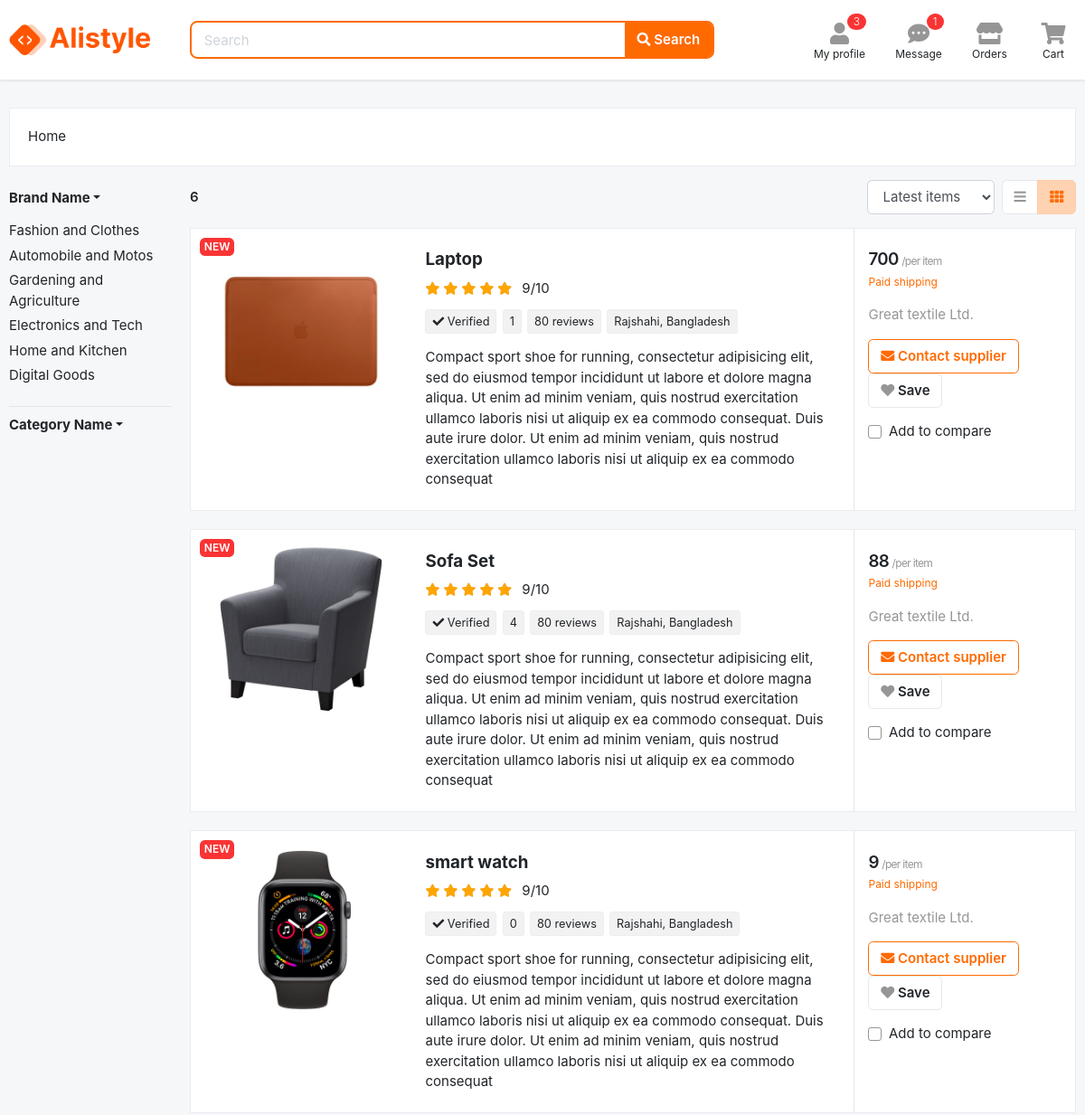
Before: /store/electronics-and-tech/great-items/ (upper part) with the older database file.
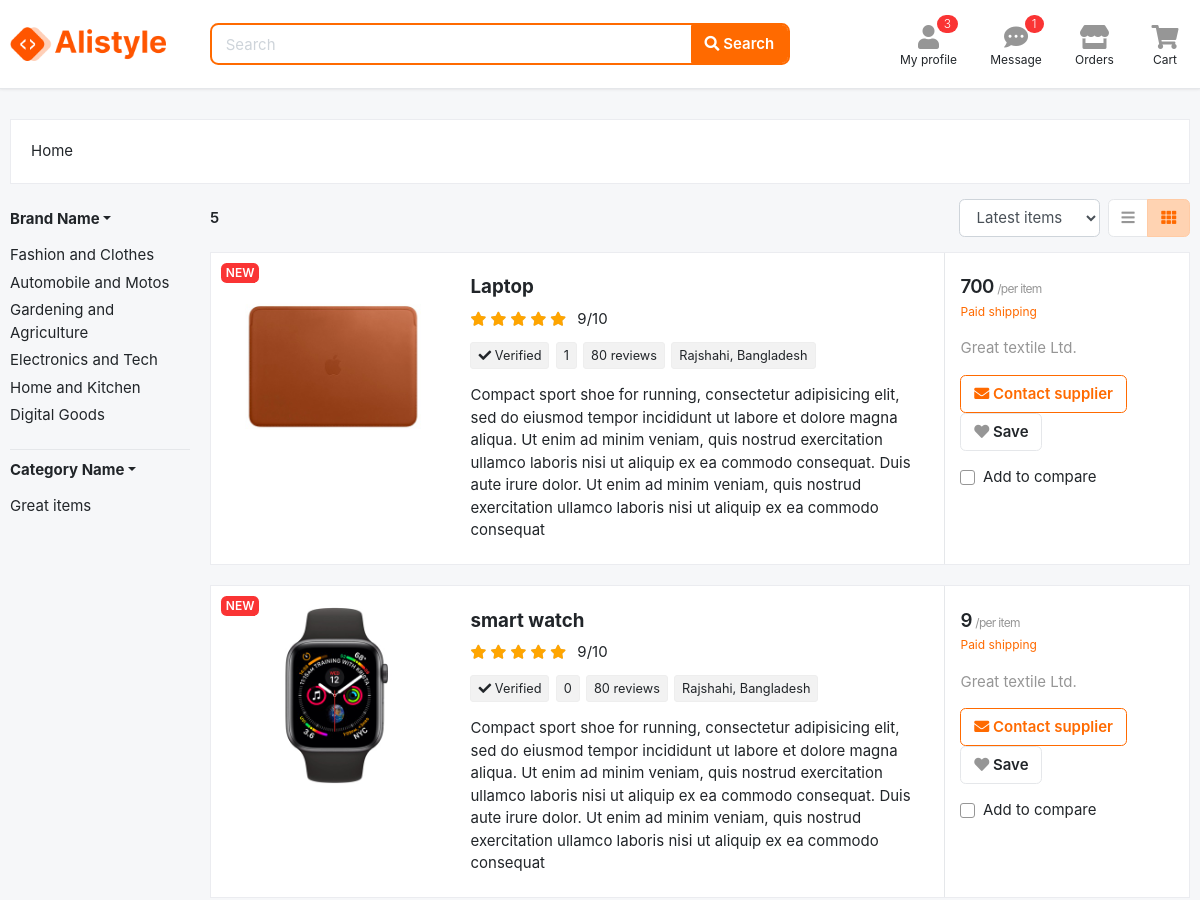
After: the same page with the newer database file.
### app_brands/models.py (models this page shows, shortened)
class Brand(models.Model):
    brand_name = models.CharField(max_length=255,unique=True)
    slug = models.SlugField(unique=True)
    def get_url(self):
        return reverse("products_by_brand", args =[self.slug])

### app_product_store/models.py (models this page shows, shortened)
class Product(models.Model):
    product_name = models.CharField(max_length=255,unique=True)
    slug = models.SlugField(unique=True)
    image = models.ImageField(upload_to="photos/app_product",blank=True)
    brand = models.ForeignKey(Brand,on_delete=models.CASCADE)
    category = models.ForeignKey(Category,on_delete=models.CASCADE)
    stock = models.IntegerField()
    import_from = models.CharField(max_length=200)
    price = models.IntegerField()
    manufacture = models.CharField(max_length=255)
    is_available = models.BooleanField(default=True)
    offers = models.BooleanField(default=False)
    warrenty = models.IntegerField()
    offer_precentage = models.IntegerField()
    delivery_time = models.CharField(max_length=200,blank=True)
    img1 = models.ImageField(upload_to="photos/app_product",blank=True)
    img2 = models.ImageField(upload_to="photos/app_product",blank=True)
    img3 = models.ImageField(upload_to="photos/app_product",blank=True)
    img4 = models.ImageField(upload_to="photos/app_product",blank=True)
    desc = models.TextField()
    created_date = models.DateTimeField(auto_now_add=True)
    modified_date = models.DateTimeField(auto_now_add=True)
    def get_url(self):
        return reverse('product_details', args=[self.brand.slug, self.category.slug, self.slug])

### app_subcategory/models.py (models this page shows, shortened)
class Category(models.Model):
    category_name = models.CharField(max_length=255,unique=True)
    slug = models.SlugField(unique=True)
    image = models.ImageField(upload_to="photos/app_category")
    brand = models.ForeignKey(Brand,on_delete=models.CASCADE,null=True)
    is_trending = models.BooleanField(default=True)
    is_popular = models.BooleanField(default=True)
    class Meta:
        verbose_name ='category'
        verbose_name_plural = 'categories'
    def get_url(self):
        return reverse("products_by_b_c", args =[self.brand.slug, self.slug])

### app_product_store/views.py (the view)
# urls.py: path("store/",include("app_product_store.urls")),
def store(request, brand_slug=None, category_slug=None):
    products = None
    categories = None
    brands = None
    if category_slug != None:
        categories = get_object_or_404(Category, slug = category_slug)
        brands = get_object_or_404(Brand, slug = brand_slug)
        products = Product.objects.filter(category = categories, is_available= True)
        cat_by_brand = Category.objects.filter(brand = brands)
        product_count = products.count()
    elif brand_slug !=None:
        brands = get_object_or_404(Brand, slug = brand_slug)
        products = Product.objects.filter(brand = brands, is_available= True)
        cat_by_brand = Category.objects.filter(brand = brands)
        product_count = products.count()
    else:
        products = Product.objects.all().filter(is_available=True).order_by("-modified_date")
        cat_by_brand = Category.objects.all()[:0]
        product_count = products.count()
    return render(request,"app_product_store/store.html",{
        "products" : products,
        "product_count" : product_count,
        "cat_by_brand" : cat_by_brand
    })

### app_brands/context_processor.py (called while the page is built)
def menu_links_brand(request):
    links = Brand.objects.all()
    return dict(b_links = links)

### app_subcategory/context_processor.py (called while the page is built)
def menu_links(request):
    all_cat = Category.objects.all()
    links = Category.objects.all().filter(is_popular = True)[:3]
    return dict(links = links,all_cat = all_cat)

### templates/app_product_store/store.html (shortened to what the changed rows need)
{% extends "base.html" %}
{% load static %}
{% block content %}
<section class="section-content padding-y">
    <div class="container">
    <div class="row">
        <aside class="col-md-2">
            <article class="filter-group">
                <div class="filter-content collapse show" id="collapse_1">
                    <div class="inner">
                        <ul class="list-menu">
                            {% for brand in b_links  %}
                            <li><a href="{{brand.get_url}}">{{brand.brand_name}}</a></li>
                            {% endfor %}
                        </ul>
                    </div>
                </div>
            </article>
            <article class="filter-group">
                <div class="filter-content collapse show" id="collapse_1">
                    <div class="inner">
                        <ul class="list-menu">
                            {% for category in cat_by_brand  %}
                            <li><a href="{{category.get_url}}">{{category.category_name}}</a></li>
                            {% endfor %}
                        </ul>
                    </div>
                </div>
        </article>
        </aside>
        <main class="col-md-10">
    <header class="mb-3">
            <div class="form-inline">
                <strong class="mr-md-auto">{{product_count}} </strong>
                <select class="mr-2 form-control">
                    <option>Latest items</option>
                </select>
                <div class="btn-group">
                    <a href="page-listing-grid.html" class="btn btn-light" data-toggle="tooltip" title="List view">
                        <i class="fa fa-bars"></i></a>
                    <a href="page-listing-large.html" class="btn btn-light active" data-toggle="tooltip" title="Grid view">
                        <i class="fa fa-th"></i></a>
                </div>
            </div>
    </header>
    {% for products in products  %}
    <form action ="{% url "add_wishlist" products.id %}" method = "POST">
    <article class="card card-product-list">
        <div class="row no-gutters">
            <aside class="col-md-3">
                <a href="{{products.get_url}}" class="img-wrap">
                    <span class="badge badge-danger"> NEW </span>
                    <img src="{{products.image.url}}">
                </a>
            </aside>
            <div class="col-md-6">
                <div class="info-main">
                    <a href="{{products.get_url}}" class="h5 title"> {{products.product_name}}</a>
                    <div class="rating-wrap mb-2">
                        <ul class="rating-stars">
                            <li style="width:100%" class="stars-active">
                                <i class="fa fa-star"></i> <i class="fa fa-star"></i>
                                <i class="fa fa-star"></i> <i class="fa fa-star"></i>
                                <i class="fa fa-star"></i>
                            </li>
                            <li>
                                <i class="fa fa-star"></i> <i class="fa fa-star"></i>
                                <i class="fa fa-star"></i> <i class="fa fa-star"></i>
                                <i class="fa fa-star"></i>
                            </li>
                        </ul>
                        <div class="label-rating">9/10</div>
                    </div>
                    <p class="mb-3">
                        <span class="tag"> <i class="fa fa-check"></i> Verified</span>
                        <span class="tag"> {{products.warrenty}} </span>
                        <span class="tag"> 80 reviews </span>
                        <span class="tag"> {{products.import_from}} </span>
                    </p>
                    <p> {{products.desc}}</p>
                </div>
            </div>
            <aside class="col-sm-3">
                <div class="info-aside">
                    <div class="price-wrap">
                        <span class="h5 price">{{products.price}}</span>
                        <small class="text-muted">/per item</small>
                    </div>
                    <small class="text-warning">Paid shipping</small>
                    <p class="text-muted mt-3">{{products.manufacture}}</p>
                    <p class="mt-3">
                        <a href="" class="btn btn-outline-primary"> <i class="fa fa-envelope"></i> Contact supplier </a>
                        <button type="submit"  class="btn btn-light"><i class="fa fa-heart"></i> Save </button>
                    </p>
                    <label class="custom-control mt-3 custom-checkbox">
                            <div class="custom-control-label">Add to compare
                      </div>
                    </label>
                </div>
            </aside>
        </div>
    </article>
</form>
    {% endfor %}
        </main>
    </div>
    </div>
    </section>
    {% endblock %}

Changed rows visible on the page:
no longer on this page (row edited): Product: image (picture), product_name "Sofa Set", warrenty "4", import_from "Rajshahi, Bangladesh", desc "Compact sport shoe for running, consectetur adipisicing elit, sed do eiusmod tempor incididunt ut labore et dolore magna aliqua. Ut enim ad minim veniam, quis nostrud exercitation ullamco laboris nisi ut aliquip ex ea commodo consequat. Duis aute irure dolor. Ut enim ad minim veniam, quis nostrud exercitation ullamco laboris nisi ut aliquip ex ea commodo consequat", price "88", manufacture "Great textile Ltd."
now on this page (row unchanged): Category: category_name "Great items"
Other visible differences:
{{ product_count }}: "6" → "5"
